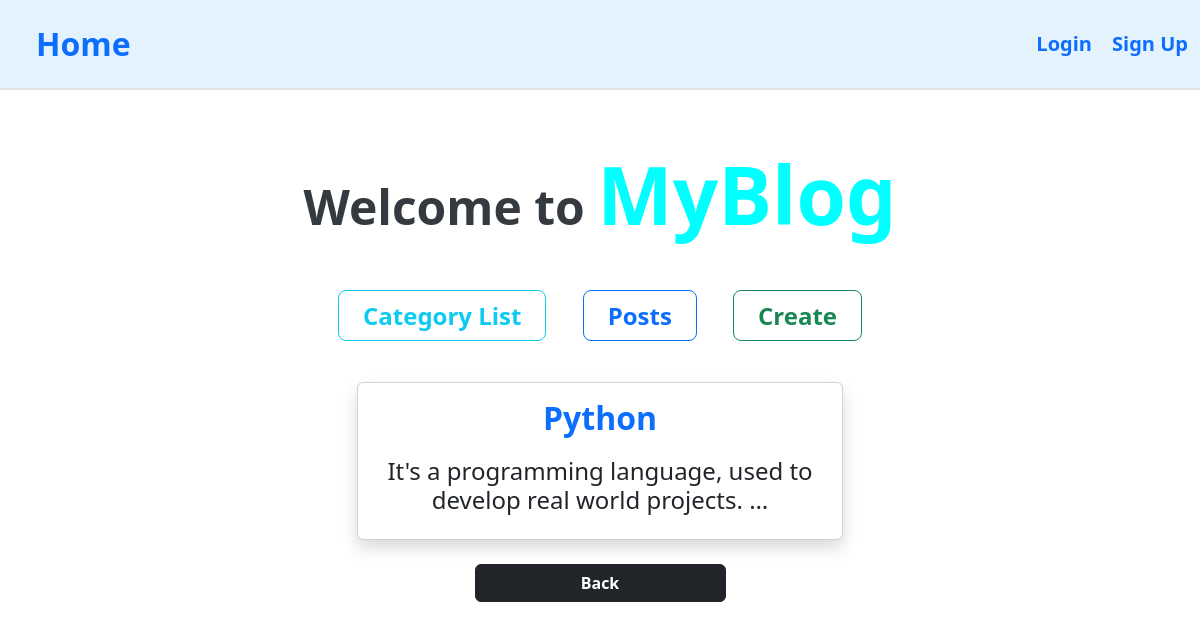
Page /articles/articles/cat_post/11 on the committed database.
### articles/models.py (models this page shows, shortened)
class Article(models.Model):
    title=models.CharField(max_length=50)
    content=models.TextField()
    author=models.ForeignKey(Author,on_delete=models.CASCADE)
    category=models.ForeignKey(Category,on_delete=models.SET_NULL,null=True)
    created_at=models.DateTimeField(auto_now_add=True)

### articles/views.py (the view)
# urls.py: path("articles/cat_post/<int:id>",category_post_view,name='category_post_view'),
def category_post_view(request,id):
    all_cate=Category.objects.filter(id=id).first()
    if all_cate:
        list_spe_cat=Article.objects.filter(category=all_cate)
    else:
        list_spe_cat=Article.objects.none()
    return render(request,"specific_category.html",{'list_spe_cat':list_spe_cat})

### templates/specific_category.html (shortened to what this page needs)
{% extends 'home.html' %}
    {% block content %}
    {% if list_spe_cat %}
        <div class="container text-center w-50">
                {% for i in list_spe_cat %}
                    <div class="card shadow d-flex justify-content-center align-items-center flex-column m-4">
                        <h2 class="text-primary fw-bold m-3">{{ i.title }}</h2>
                        <h4 class="m-1 mb-4">{{i.content | truncatewords:10}}</h4>
                    </div>
                {% endfor %}
            <div class="d-flex justify-content-center align-items-center m-3">
                <a href="{% url 'category_list_view' %}" class="btn btn-dark w-50 fw-bold">Back</a>
            </div>
        </div>
    {% endif %}
    {% endblock content %}

### rows in the picture
Article: title "Python", content "It's a programming language, used to develop real world projects. …"
